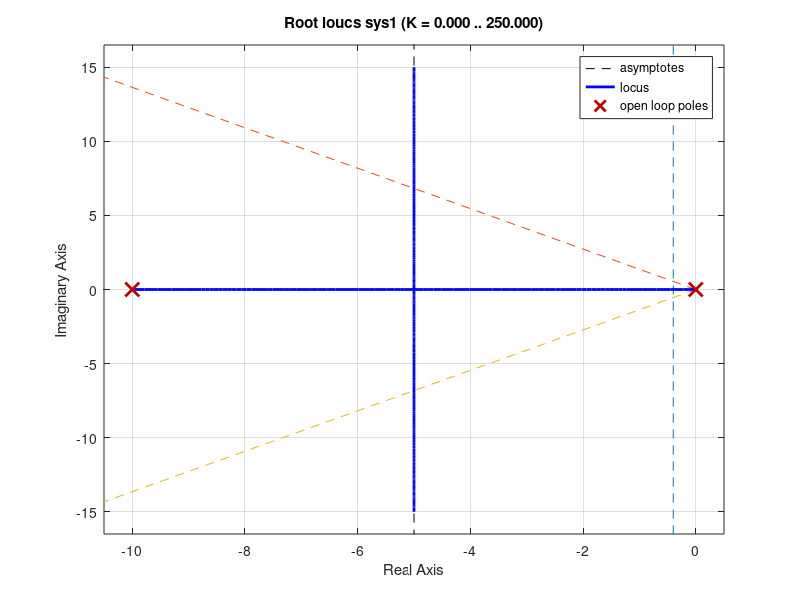

Reproduce this figure in MATLAB. (Note: this script raises an error after producing the figure.)
zeta=((log(0.1)/pi)^2/(1+(log(0.1)/pi)^2))^0.5; % Find Percent Overshoot <= 10%

theta=acosd(zeta);%find the arcos of the angle, specify in degree {d}
plot([-0.4 -0.4],[-30 30],'--',[0 30/tand(180-theta)],[0 30],'--',[0 -30/tand(180+theta)],[0 -30],'--');
%Find the settling time under 10s which is given by formula T=4/ZETA*Wn
%[-30 30] is the array for y axis then plot for x = [-0.4 -0.4] y = [-30 30] it
%will connect the graph
%Then for 6/tand(180-theta), it is to draw the real axis line, then plot
%the y axis array to make it a cone shape line graph to specify the right
%area for the requirement. 45deg here so it would be 180 - 45.
hold on
numg=[1];deng=[1 10 0];sys1=tf(numg,deng);
rlocus(sys1)
[kp,poles]=rlocfind(sys1)

figure
t=0:0.1:15;
sys1_o=kp*sys1; 
%Kp given by rlocfind, then we can find the K value we want from rlocfind(sys1)
%And then we can specify the openloop system we want.
sys1_cl=feedback(sys1_o,[1]); %The system we want to plot is the closed loop feedback system we want
[y1,t]=step(sys1_cl,t);
plot(t,y1),grid
xlabel('Time (sec)'),ylabel('y(t)')